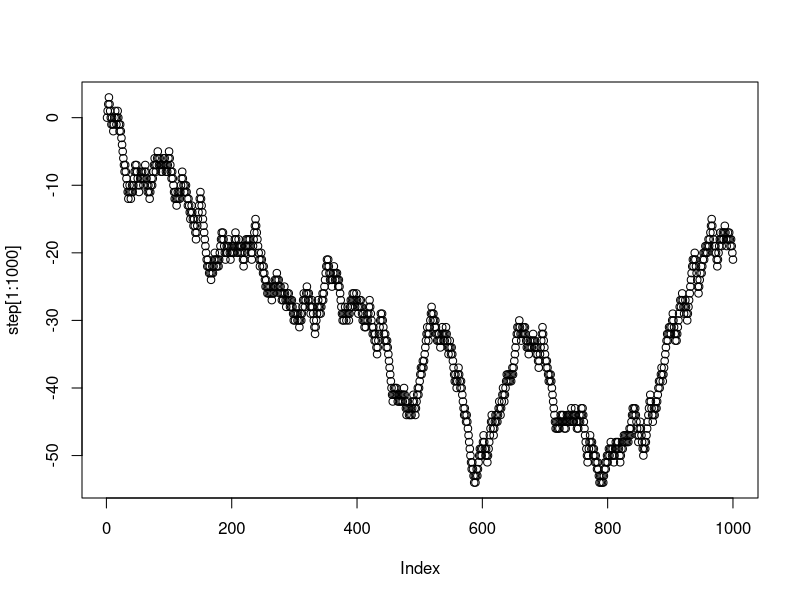
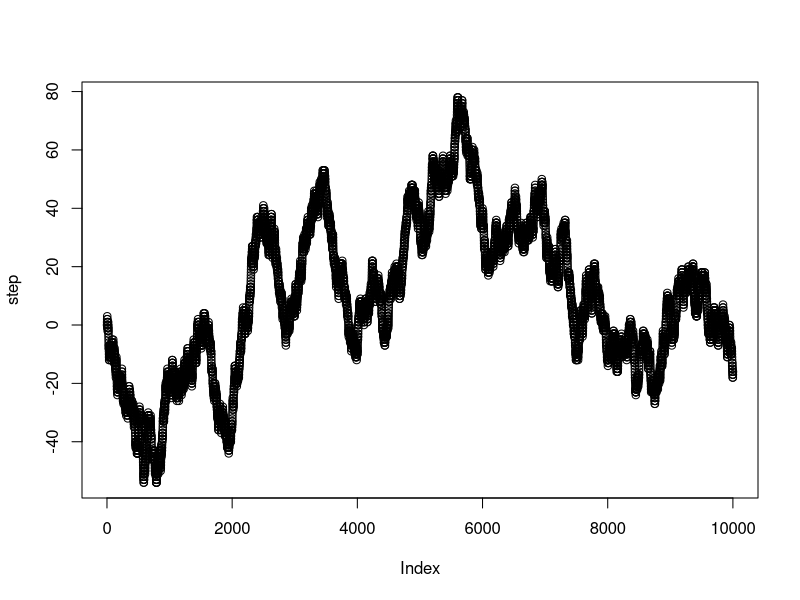

Here is the R script that generated these plots, in order:
## ---- chunk 1
knitr::opts_chunk$set(echo = TRUE)
## ---- chunk 2
wikipedia <- "The bee-eaters are near passerine birds of the family Meropidae, containing three genera and twenty-seven species. Most species are found in Africa and Asia, with a few in southern Europe, Australia, and New Guinea. They are characterised by richly coloured plumage and slender bodies, and usually by elongated central tail feathers. All have long down-turned bills and medium to long wings, which may be pointed or round. They predominantly eat flying insects, caught on the wing from an open perch. Most bee-eaters are gregarious, forming colonies and nesting in burrows. The eggs are white, with typically five to the clutch. Most species are monogamous, and both parents care for the young, sometimes with assistance from related birds in the colony. Bee-eaters may be killed by raptors; their nests are raided by rodents and snakes, and they can carry various parasites. Some species are adversely affected by human activity or habitat loss, but none are threatened."

wikipedia_letters <- unlist(strsplit(wikipedia, split = ""))
lower_case <- tolower(wikipedia_letters)
letter_counts <- table(lower_case)
letter_counts <- data.frame(letter_counts)

library(dplyr)

final <- letter_counts %>%
  filter(lower_case %in% letters == TRUE)

total_letters <- sum(final$Freq)

final <- final %>%
  mutate(probabilities = Freq/total_letters)

knitr::kable(final)
## ---- chunk 3

my_letters <- sample(final$lower_case,50*5,replace=TRUE, prob = final$probabilities)

# turn the vector into a matrix with 5 columns
my_strings <- matrix(my_letters, ncol=5)

# each row is a word, need to collapse the column to create a string
paste(my_strings[1,], collapse="")
#> [1] "dmtrf"

# loop to collapse all of the rows into words
random_strings <-c()
for(i in 1:dim(my_strings)[1]){
  random_strings[i] <- paste(my_strings[i,], collapse="")
}

random_strings

## ---- chunk 4

step <- c(0)
for(i in 1:10000){
  coin_flip <- sample(c(1,-1),1)
  step[i+1] <- step[i]+coin_flip
}

plot(step[1:1000])
## ---- chunk 5
plot(step)
max(step)
min(step)
## ---- chunk 6
logical_step <- sign(step)

sequence <- c()
counter <- 0
for(i in 1:length(logical_step)){
  if(logical_step[i] == 0){
    sequence <- c(sequence,counter)
      counter <- 0
  } else {
    counter <- counter+logical_step[i]
  }
}

max(sequence)
min(sequence)

